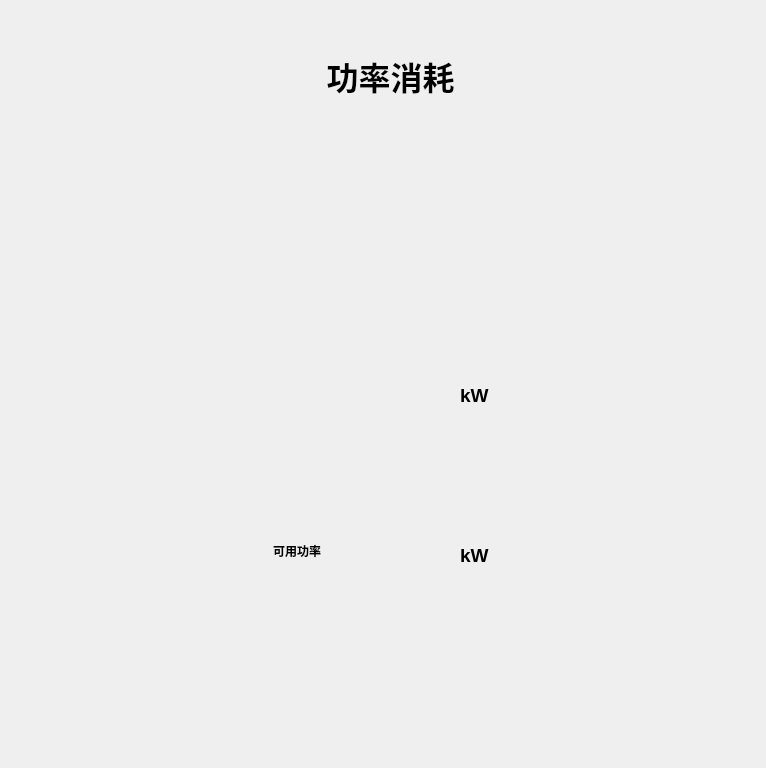
<?xml version="1.0" encoding="UTF-8"?>
<ui version="4.0">
 <class>PowerConsumptionWidget</class>
 <widget class="QWidget" name="PowerConsumptionWidget">
  <property name="geometry">
   <rect>
    <x>0</x>
    <y>0</y>
    <width>766</width>
    <height>768</height>
   </rect>
  </property>
  <property name="font">
   <font>
    <weight>75</weight>
    <bold>true</bold>
   </font>
  </property>
  <property name="windowTitle">
   <string>Form</string>
  </property>
  <widget class="QLineEdit" name="lepower_now">
   <property name="geometry">
    <rect>
     <x>341</x>
     <y>371</y>
     <width>102</width>
     <height>40</height>
    </rect>
   </property>
   <property name="font">
    <font>
     <family>Arial</family>
     <pointsize>20</pointsize>
    </font>
   </property>
   <property name="styleSheet">
    <string notr="true">background-color: transparent;
border-width:0;
border-style:outset;</string>
   </property>
   <property name="text">
    <string/>
   </property>
   <property name="alignment">
    <set>Qt::AlignCenter</set>
   </property>
   <property name="readOnly">
    <bool>true</bool>
   </property>
  </widget>
  <widget class="QLineEdit" name="lepower_sum">
   <property name="geometry">
    <rect>
     <x>341</x>
     <y>529</y>
     <width>102</width>
     <height>40</height>
    </rect>
   </property>
   <property name="font">
    <font>
     <family>Arial</family>
     <pointsize>20</pointsize>
    </font>
   </property>
   <property name="styleSheet">
    <string notr="true">background-color: transparent;
border-width:0;
border-style:outset;</string>
   </property>
   <property name="text">
    <string/>
   </property>
   <property name="alignment">
    <set>Qt::AlignCenter</set>
   </property>
   <property name="readOnly">
    <bool>true</bool>
   </property>
  </widget>
  <widget class="QLabel" name="label_1">
   <property name="geometry">
    <rect>
     <x>290</x>
     <y>50</y>
     <width>201</width>
     <height>51</height>
    </rect>
   </property>
   <property name="font">
    <font>
     <family>微软雅黑</family>
     <pointsize>24</pointsize>
    </font>
   </property>
   <property name="layoutDirection">
    <enum>Qt::LeftToRight</enum>
   </property>
   <property name="frameShape">
    <enum>QFrame::NoFrame</enum>
   </property>
   <property name="frameShadow">
    <enum>QFrame::Sunken</enum>
   </property>
   <property name="text">
    <string>功率消耗</string>
   </property>
   <property name="alignment">
    <set>Qt::AlignCenter</set>
   </property>
   <property name="margin">
    <number>0</number>
   </property>
  </widget>
  <widget class="QLabel" name="label_2">
   <property name="geometry">
    <rect>
     <x>120</x>
     <y>525</y>
     <width>201</width>
     <height>51</height>
    </rect>
   </property>
   <property name="text">
    <string>可用功率</string>
   </property>
   <property name="alignment">
    <set>Qt::AlignRight|Qt::AlignTrailing|Qt::AlignVCenter</set>
   </property>
  </widget>
  <widget class="QLabel" name="label_3">
   <property name="geometry">
    <rect>
     <x>460</x>
     <y>540</y>
     <width>61</width>
     <height>31</height>
    </rect>
   </property>
   <property name="font">
    <font>
     <family>Arial</family>
     <pointsize>14</pointsize>
    </font>
   </property>
   <property name="text">
    <string>kW</string>
   </property>
  </widget>
  <widget class="QLabel" name="label_4">
   <property name="geometry">
    <rect>
     <x>460</x>
     <y>380</y>
     <width>71</width>
     <height>31</height>
    </rect>
   </property>
   <property name="font">
    <font>
     <family>Arial</family>
     <pointsize>14</pointsize>
    </font>
   </property>
   <property name="text">
    <string>kW</string>
   </property>
  </widget>
  <zorder>lepower_now</zorder>
  <zorder>lepower_sum</zorder>
  <zorder>label_1</zorder>
  <zorder>label_4</zorder>
  <zorder>label_3</zorder>
  <zorder>label_2</zorder>
 </widget>
 <resources/>
 <connections/>
</ui>
